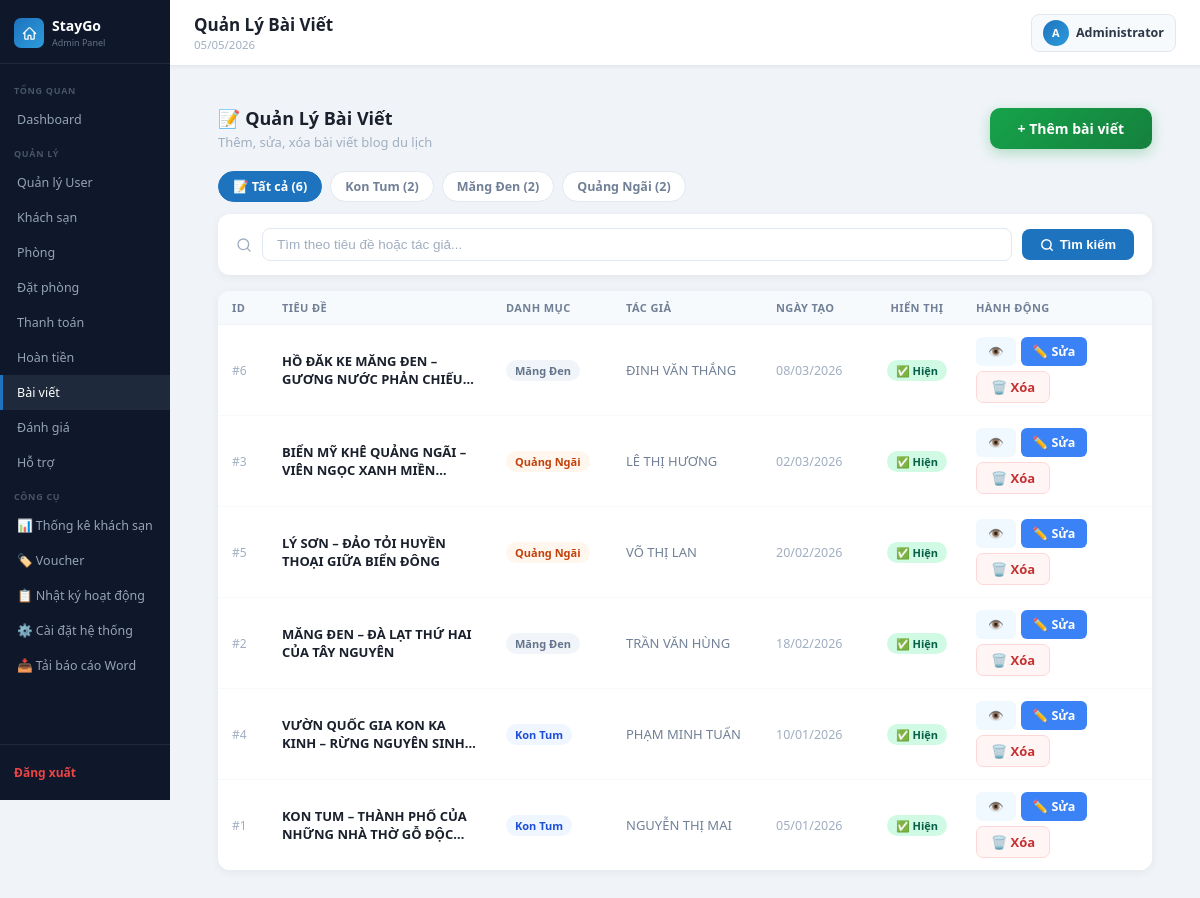
/admin_lvhuy_kontum/blog_list.php (signed in), run on the app's committed database.
### tables this page shows
CREATE TABLE `blog_posts` (
  `id` int(11) NOT NULL,
  `title` varchar(500) NOT NULL,
  `category` varchar(100) NOT NULL,
  `summary` text NOT NULL,
  `content` longtext NOT NULL,
  `thumb` varchar(500) NOT NULL,
  `img` varchar(500) NOT NULL,
  `author` varchar(200) NOT NULL DEFAULT 'Admin',
  `tags` varchar(500) DEFAULT '',
  `read_time` varchar(50) DEFAULT '5 phút đọc',
  `is_active` tinyint(1) NOT NULL DEFAULT 1,
  `view_count` int(11) NOT NULL DEFAULT 0,
  `created_at` datetime NOT NULL DEFAULT current_timestamp(),
  `updated_at` datetime NOT NULL DEFAULT current_timestamp() ON UPDATE current_timestamp()
);

### admin_lvhuy_kontum/blog_list.php (the view, shortened to what this page needs)
<?php
require_once __DIR__ . '/../config/database.php';
$search   = trim($_GET['search']   ?? '');
$cat      = trim($_GET['category'] ?? '');
$per_page = 12;
$page     = max(1, (int)($_GET['p'] ?? 1));
$cats_raw = $conn->query("SELECT DISTINCT category FROM blog_posts WHERE category IS NOT NULL AND category != '' ORDER BY category")->fetch_all(MYSQLI_ASSOC);
$cats     = array_column($cats_raw, 'category');
$where_parts = [];
$where = $where_parts ? 'WHERE ' . implode(' AND ', $where_parts) : '';
$total_rows  = $conn->query("SELECT COUNT(*) as c FROM blog_posts $where")->fetch_assoc()['c'];
$total_pages = max(1, (int)ceil($total_rows / $per_page));
$page        = min($page, $total_pages);
$offset      = ($page - 1) * $per_page;
$blogs = $conn->query("SELECT id, title, category, author, is_active, created_at FROM blog_posts $where ORDER BY created_at DESC LIMIT $per_page OFFSET $offset");
$cat_counts = [];
$cr = $conn->query("SELECT category, COUNT(*) as c FROM blog_posts GROUP BY category");
while ($r = $cr->fetch_assoc()) $cat_counts[$r['category']] = $r['c'];
function blog_qs($overrides = []) {
    $base    = ['search' => $_GET['search'] ?? '', 'category' => $_GET['category'] ?? ''];
    $merged  = array_merge($base, $overrides);
    $filtered = [];
    foreach ($merged as $k => $v) { if ($v !== '') $filtered[$k] = $v; }
    return http_build_query($filtered);
}
include __DIR__ . '/../includes/admin_header.php';
?>
<div class="content">
    <div class="page-header">
        <div>
            <h2>📝 Quản Lý Bài Viết</h2>
            <p style="font-size:13px;color:#a0aec0;margin-top:3px">Thêm, sửa, xóa bài viết blog du lịch</p>
        </div>
        <a href="blog_form.php" class="btn btn-add">+ Thêm bài viết</a>
    </div>
    <div class="filter-tabs" style="margin-bottom:12px">
        <?php
        $total_all = $conn->query("SELECT COUNT(*) as c FROM blog_posts")->fetch_assoc()['c'];
        $tab_active = ($cat === '') ? 'active' : '';
        ?>
        <a href="blog_list.php?<?= blog_qs(['category' => '', 'p' => '']) ?>" class="filter-tab <?= $tab_active ?>">
            📝 Tất cả (<?= $total_all ?>)
        </a>
        <?php foreach ($cats as $c_val):
            $active = ($cat === $c_val) ? 'active' : '';
            $cnt    = $cat_counts[$c_val] ?? 0;
        ?>
        <a href="blog_list.php?<?= blog_qs(['category' => $c_val, 'p' => '']) ?>" class="filter-tab <?= $active ?>">
            <?= htmlspecialchars($c_val) ?> (<?= $cnt ?>)
        </a>
        <?php endforeach; ?>
    </div>
    <form method="GET" action="">
        <div class="search-bar" style="margin-bottom:16px">
            <svg width="16" height="16" fill="none" viewBox="0 0 24 24" stroke="#a0aec0" stroke-width="2" style="flex-shrink:0">
                <circle cx="11" cy="11" r="8"/><path stroke-linecap="round" d="M21 21l-4.35-4.35"/>
            </svg>
            <input type="text" name="search"
                placeholder="Tìm theo tiêu đề hoặc tác giả..."
                value="<?= htmlspecialchars($search) ?>">
            <button type="submit" class="btn-search">
                <svg width="14" height="14" fill="none" viewBox="0 0 24 24" stroke="currentColor" stroke-width="2.5">
                    <circle cx="11" cy="11" r="8"/><path stroke-linecap="round" d="M21 21l-4.35-4.35"/>
                </svg>
                Tìm kiếm
            </button>
        </div>
    </form>
    <div class="section-card">
        <table>
            <thead>
                <tr>
                    <th style="width:50px">ID</th>
                    <th>Tiêu đề</th>
                    <th style="width:120px">Danh mục</th>
                    <th style="width:150px">Tác giả</th>
                    <th style="width:110px">Ngày tạo</th>
                    <th style="width:90px;text-align:center">Hiển thị</th>
                    <th style="width:190px">Hành động</th>
                </tr>
            </thead>
            <tbody>
            <?php if ($blogs->num_rows === 0): ?>
                <tr>
                    <td colspan="7" style="text-align:center;color:#a0aec0;padding:40px">
                        <?= $search ? 'Không tìm thấy bài viết nào với "<strong>' . htmlspecialchars($search) . '</strong>"' : 'Chưa có bài viết nào.' ?>
                    </td>
                </tr>
            <?php else: ?>
            <?php while ($row = $blogs->fetch_assoc()):
                $cat_colors = [
                    'Kon Tum'    => ['#eff6ff', '#1d4ed8'],
                    'Mang Đen'   => ['#f0fdf4', '#15803d'],
                    'Quảng Ngãi' => ['#fff7ed', '#c2410c'],
                ];
                $cc = $cat_colors[$row['category']] ?? ['#f1f5f9', '#64748b'];
                $title_hl = htmlspecialchars($row['title']);
            ?>
                <tr>
                    <td style="color:#a0aec0;font-size:12px">#<?= $row['id'] ?></td>
                    <td>
                        <span style="font-weight:600;color:#1a202c;line-height:1.4;display:-webkit-box;-webkit-line-clamp:2;line-clamp:2;-webkit-box-orient:vertical;overflow:hidden;">
                            <?= $title_hl ?>
                        </span>
                    </td>
                    <td>
                        <span class="status-badge" style="background:<?= $cc[0] ?>;color:<?= $cc[1] ?>">
                            <?= htmlspecialchars($row['category']) ?>
                        </span>
                    </td>
                    <td style="color:#718096;font-size:13px"><?= htmlspecialchars($row['author']) ?></td>
                    <td style="color:#a0aec0;font-size:12.5px"><?= date('d/m/Y', strtotime($row['created_at'])) ?></td>
                    <td style="text-align:center">
                        <a href="blog_list.php?toggle=<?= $row['id'] ?>&<?= blog_qs() ?>"
                           class="status-badge" style="text-decoration:none;cursor:pointer;background:<?= $row['is_active'] ? '#d1fae5' : '#fee2e2' ?>;color:<?= $row['is_active'] ? '#065f46' : '#991b1b' ?>"
                           title="Nhấn để <?= $row['is_active'] ? 'ẩn' : 'hiện' ?>">
                            <?= $row['is_active'] ? '✅ Hiện' : '🙈 Ẩn' ?>
                        </a>
                    </td>
                    <td>
                        <div style="display:flex;gap:5px;flex-wrap:wrap">
                            <a href="/pages/blog-detail.php?id=<?= $row['id'] ?>"
                               target="_blank" class="btn btn-edit" style="background:#f0f9ff;color:#0369a1;border-color:#bae6fd;">👁️</a>
                            <a href="blog_form.php?id=<?= $row['id'] ?>" class="btn btn-edit">✏️ Sửa</a>
                            <a href="blog_list.php?delete=<?= $row['id'] ?>&<?= blog_qs(['p' => $page]) ?>"
                               class="btn btn-delete"
                               onclick="return confirm('Xóa bài viết này?')">🗑️ Xóa</a>
                        </div>
                    </td>
                </tr>
            <?php endwhile; ?>
            <?php endif; ?>
            </tbody>
        </table>
    </div>
</div>
<?php include __DIR__ . '/../includes/admin_footer.php'; ?>

### assets/css/admin.css (style rules this page uses)
*, *::before, *::after { box-sizing: border-box; margin: 0; padding: 0; }
body { font-family: 'Segoe UI', Arial, sans-serif; background: #f0f4f8; color: #1a202c; }
svg { display: inline-block; vertical-align: middle; overflow: hidden; flex-shrink: 0; }
.content { padding: 20px 24px; flex: 1; min-height: 0; }
.page-header { display: flex; align-items: center; justify-content: space-between; margin-bottom: 20px; }
.page-header h2 { font-size: 18px; font-weight: 700; color: #1a202c; }
.section-card { background: #fff; border-radius: 12px; box-shadow: 0 2px 10px rgba(0,0,0,.06); overflow: hidden; margin-bottom: 24px; }
table { width: 100%; border-collapse: collapse; background: #fff; }
th { background: #f7fafc; font-size: 11px; font-weight: 700; text-transform: uppercase; letter-spacing: .4px; color: #718096; padding: 9px 14px; text-align: left; border-bottom: 1px solid #f0f4f8; white-space: nowrap; }
td { padding: 12px 14px; font-size: 13px; color: #2d3748; border-bottom: 1px solid #f7fafc; vertical-align: middle; }
tr:last-child td { border-bottom: none; }
.status-badge { display: inline-block; padding: 3px 9px; border-radius: 20px; font-size: 11px; font-weight: 600; white-space: nowrap; }
.btn { padding: 6px 12px; border-radius: 6px; text-decoration: none; font-size: 12.5px; font-weight: 600; display: inline-block; border: none; cursor: pointer; transition: background .15s; }
.btn-edit { background: #3b82f6; color: #fff; }
.btn-delete { background: #ef4444; color: #fff; }
.btn-add { display: inline-flex; align-items: center; gap: 6px; background: linear-gradient(135deg, #16a34a, #15803d); color: #fff; padding: 11px 28px; border-radius: 10px; font-size: 14px; font-weight: 700; border: none; cursor: pointer; transition: all .2s; box-shadow: 0 4px 14px rgba(22,163,74,.3); text-decoration: none; white-space: nowrap; }
.search-bar { display: flex; gap: 10px; align-items: center; background: #fff; padding: 14px 18px; border-radius: 12px; box-shadow: 0 2px 10px rgba(0,0,0,.06); margin-bottom: 16px; }
.search-bar input { flex: 1; padding: 8px 14px; border: 1px solid #e2e8f0; border-radius: 8px; font-size: 13.5px; color: #2d3748; outline: none; transition: border-color .2s; }
.search-bar input::placeholder { color: #a0aec0; }
.btn-search { background: #1e73be; color: #fff; padding: 8px 18px; border-radius: 8px; font-size: 13px; font-weight: 600; border: none; cursor: pointer; display: inline-flex; align-items: center; gap: 6px; transition: background .15s; }
.filter-tabs { display: flex; gap: 8px; margin-bottom: 14px; flex-wrap: wrap; }
.filter-tab { padding: 6px 14px; border-radius: 20px; font-size: 12.5px; font-weight: 600; text-decoration: none; border: 1.5px solid #e2e8f0; color: #718096; background: #fff; transition: all .15s; display: flex; align-items: center; gap: 5px; }
.filter-tab.active { background: #1e73be; color: #fff; border-color: #1e73be; }
.btn-delete { display: inline-block; padding: 6px 14px; background: #fff5f5; border: 1.5px solid #fed7d7; color: #c53030; border-radius: 7px; font-size: 13px; font-weight: 700; text-decoration: none; cursor: pointer; transition: all .2s; }

### data on the page
blog_posts: id "6", title "HỒ ĐĂK KE MĂNG ĐEN – GƯƠNG NƯỚC PHẢN…", category "Măng Đen", author "ĐINH VĂN THẮNG", created_at "08/03/2026", is_active "✅ Hiện"
blog_posts: id "3", title "BIỂN MỸ KHÊ QUẢNG NGÃI – VIÊN NGỌC XANH…", category "Quảng Ngãi", author "LÊ THỊ HƯƠNG", created_at "02/03/2026", is_active "✅ Hiện"
blog_posts: id "5", title "LÝ SƠN – ĐẢO TỎI HUYỀN THOẠI GIỮA BIỂN ĐÔNG", category "Quảng Ngãi", author "VÕ THỊ LAN", created_at "20/02/2026", is_active "✅ Hiện"
blog_posts: id "2", title "MĂNG ĐEN – ĐÀ LẠT THỨ HAI CỦA TÂY NGUYÊN", category "Măng Đen", author "TRẦN VĂN HÙNG", created_at "18/02/2026", is_active "✅ Hiện"
blog_posts: id "4", title "VƯỜN QUỐC GIA KON KA KINH – RỪNG NGUYÊN…", category "Kon Tum", author "PHẠM MINH TUẤN", created_at "10/01/2026", is_active "✅ Hiện"
blog_posts: id "1", title "KON TUM – THÀNH PHỐ CỦA NHỮNG NHÀ THỜ GỖ…", category "Kon Tum", author "NGUYỄN THỊ MAI", created_at "05/01/2026", is_active "✅ Hiện"

### other printed values
$page_title "Quản Lý Bài Viết"
$page_subtitle "05/05/2026"
$admin_avatar "A"
$admin_name "Administrator"
$total_all "6"
$c_val "Kon Tum"
$cnt "2"
$c_val "Măng Đen"
$c_val "Quảng Ngãi"
